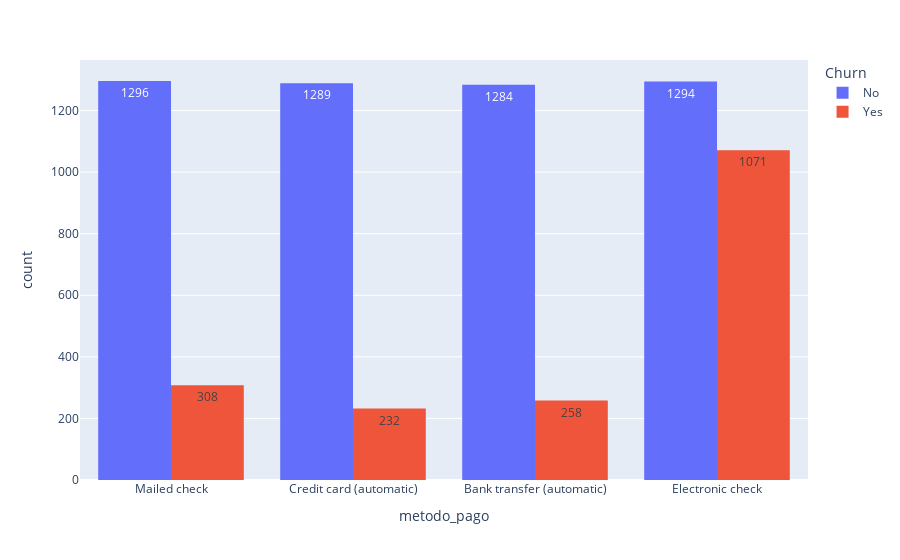

Notebook source saved alongside this figure:
### Code cell
px.histogram(df, x = 'metodo_pago',  text_auto = True, color = 'Churn', barmode = 'group')

### Figure 1 — Plotly figure (JSON) as saved in the notebook; plotly's stock layout.template omitted (floating-point values rounded to 4 significant figures; data arrays with more than 128 entries replaced by an {"elided": "..."} marker saying what was removed)
{"data": [{"alignmentgroup": "True", "bingroup": "x", "hovertemplate": "Churn=No<br>metodo_pago=%{x}<br>count=%{y}<extra></extra>", "legendgroup": "No", "marker": {"color": "#636efa", "pattern": {"shape": ""}}, "name": "No", "offsetgroup": "No", "orientation": "v", "showlegend": true, "texttemplate": "%{value}", "x": {"elided": "5163 str values"}, "xaxis": "x", "yaxis": "y", "type": "histogram"}, {"alignmentgroup": "True", "bingroup": "x", "hovertemplate": "Churn=Yes<br>metodo_pago=%{x}<br>count=%{y}<extra></extra>", "legendgroup": "Yes", "marker": {"color": "#EF553B", "pattern": {"shape": ""}}, "name": "Yes", "offsetgroup": "Yes", "orientation": "v", "showlegend": true, "texttemplate": "%{value}", "x": {"elided": "1869 str values"}, "xaxis": "x", "yaxis": "y", "type": "histogram"}], "layout": {"xaxis": {"anchor": "y", "domain": [0.0, 1.0], "title": {"text": "metodo_pago"}}, "yaxis": {"anchor": "x", "domain": [0.0, 1.0], "title": {"text": "count"}}, "legend": {"title": {"text": "Churn"}, "tracegroupgap": 0}, "margin": {"t": 60}, "barmode": "group"}}
